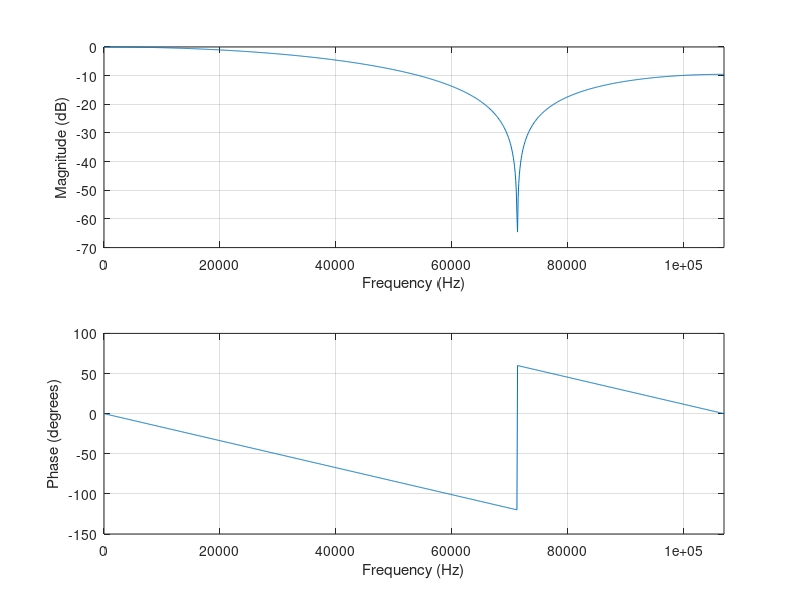
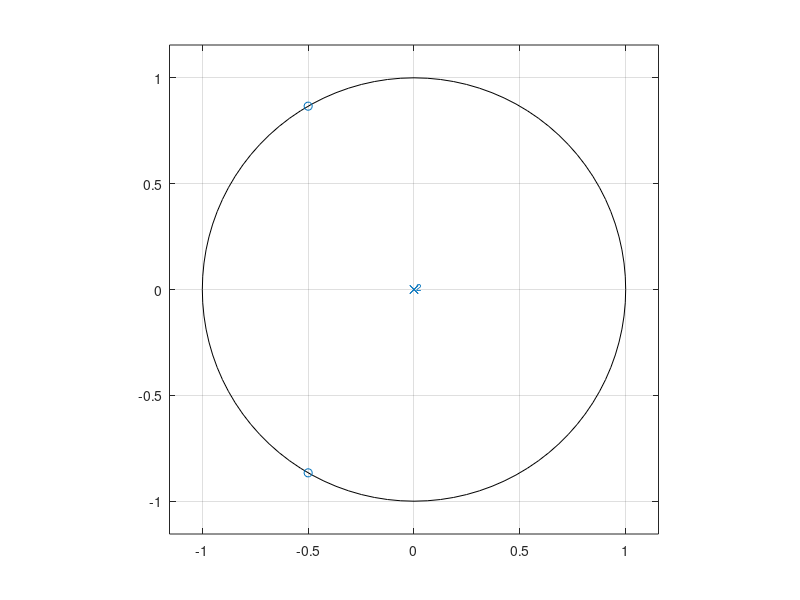
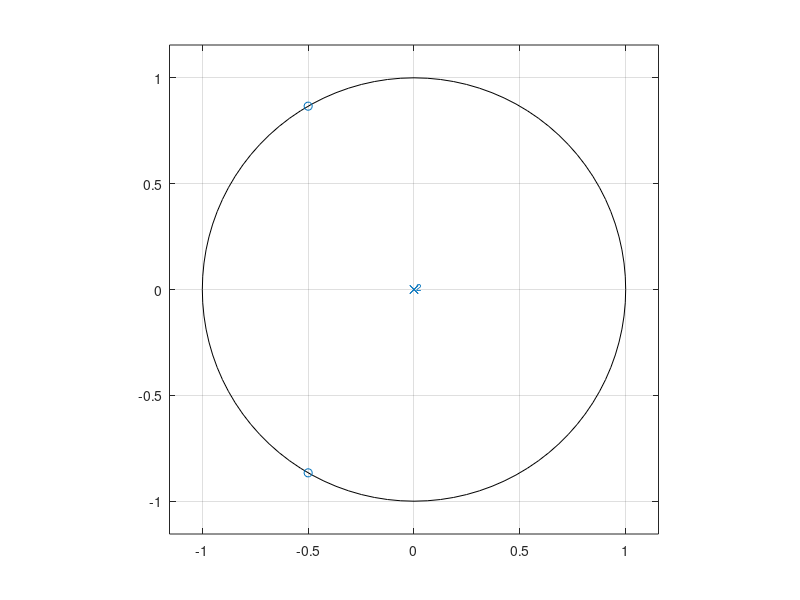
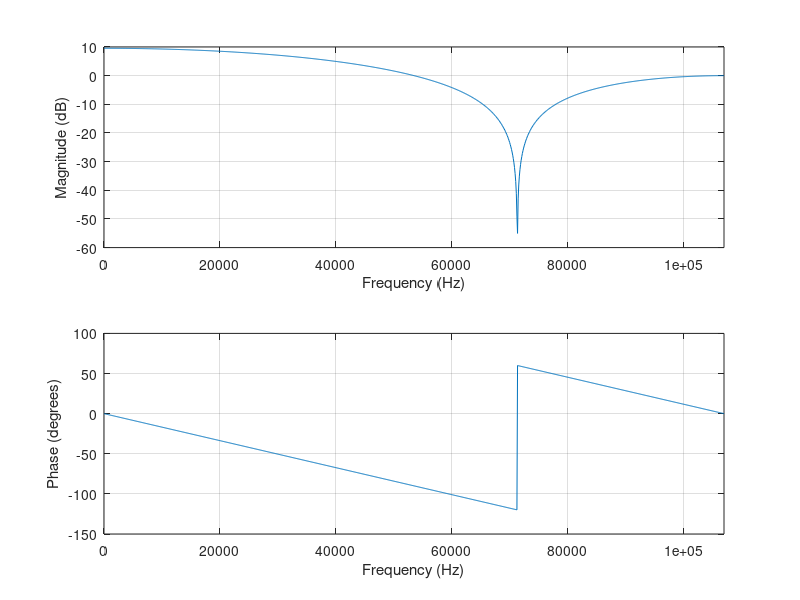

MATLAB code for these plots, in order:
% Small intro to discrete time system analysis in Octave/MATLAB
% By Jacques Berg
%
% Beginning of your Octave session you need to load the signal processing package to the memory
%   pkg load signal

%% Polynomials in Octave
% Octave/MATLAB represents polynomials as row vectors containing coefficients ordered by descending powers
% For example, p = [1 -4 4] represent the quadratic polynomial p(x) = x^2 - 4x + 4
% Note that p can also represent z-transformed signal X(z) = 1 - 4z^-1 + 4z^-2 which is also a polynomial

%% A system in frequency domain
% An example system:
% y[n] = (x[n] + x[n-1] + x[n-2])/3
bb = ones(1,3)/3; % X(z) = (1 + z^-1 + z^-2)/3
aa = [1, 0, 0];   % Y(z) = 1 or [1 0 0] Zeros because 2nd order system and there is no y[n-1] and y[n-2] terms

% Zeros and poles of H(z)
zz = roots(bb)    % zeros of the system
pp = roots(aa)    % poles of the system

% Poles are at the origin ... thus a FIR system!
zplane(bb,aa)     % Argand's diagram
poly([0 0])       % you can also generate a polynomial if you know the roots
zplane(zz,pp)     % an another way to call the zplane (by giving the roots)
bb
zz
freqz(bb,aa)          % frequency response, look documentation for freqz for more info
Fs = 213854;          % an arbitrary sampling frequency
freqz(bb,aa,1024,Fs)  % frequency response, now with physical frequency
figure; zplane(zz,pp)

%% Let's move the poles away from the orign ...
% .. but of course inside the unit circle (stability condition)
[x,y]=ginput(1)       % coordinates of the pole
ppn = [x+i*y; x-i*y]; % conjugate pair

%% System parameters matching those zeros and poles
bbn = poly(zz)
aan = poly(ppn)
% now we have feedback (there are nonzero aan coefficients for y[n-1] and y[n-2])
figure; zplane(bbn,aan)
figure; freqz(bbn,aan,1024,Fs)

% Let's scale to the unity gain
gg = max(abs(freqz(bbn,aan,1024,Fs)))
bbns = bbn/gg; % input scaling

% Cheking the result
figure; freqz(bbns,aan,1024,Fs)

% Close all open graphic windows
close all

%% Cartesian and polar coordinates
% z = x + y*i
% z = r*exp(i*omega)
angle = pi/23;      % angle frequency (in rad)
% angle frequency and physical frequency
ff = 10000;         % 10 kHz, physical frequency
angle = 2*pi*ff/Fs; % matching angle (angle frequency)

% Point on the unit circle
zztop = exp(i*angle);
zztop = [zztop; conj(zztop)]
zplane(zztop)

% Then create pole pair at the same frequency:
% but inside the unit circle
pptop = 0.9*zztop;
zplane(zztop,pptop)

% Let's find the coefficients
aatop = poly(pptop);
bbtop = poly(zztop);

% Then we can find out the frequency response
figure; freqz(bbtop,aatop)
freqz(bbtop,aatop,10240,Fs) % now with the right frq scale
